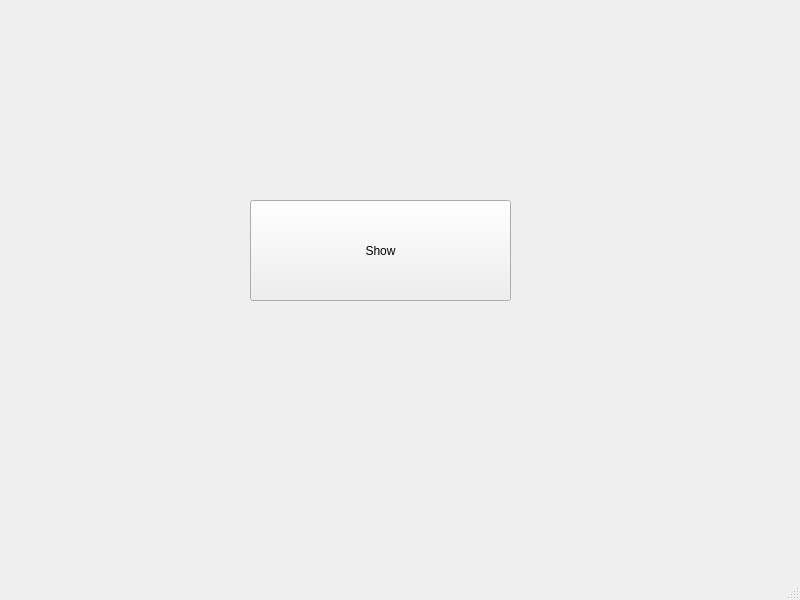
<?xml version="1.0" encoding="UTF-8"?>
<ui version="4.0">
 <class>MainWindow</class>
 <widget class="QMainWindow" name="MainWindow">
  <property name="geometry">
   <rect>
    <x>0</x>
    <y>0</y>
    <width>800</width>
    <height>600</height>
   </rect>
  </property>
  <property name="windowTitle">
   <string>MainWindow</string>
  </property>
  <widget class="QWidget" name="centralwidget">
   <widget class="QPushButton" name="pushButton">
    <property name="geometry">
     <rect>
      <x>250</x>
      <y>200</y>
      <width>261</width>
      <height>101</height>
     </rect>
    </property>
    <property name="text">
     <string>Show</string>
    </property>
   </widget>
  </widget>
  <widget class="QMenuBar" name="menubar">
   <property name="geometry">
    <rect>
     <x>0</x>
     <y>0</y>
     <width>800</width>
     <height>21</height>
    </rect>
   </property>
  </widget>
  <widget class="QStatusBar" name="statusbar"/>
 </widget>
 <resources/>
 <connections/>
</ui>
